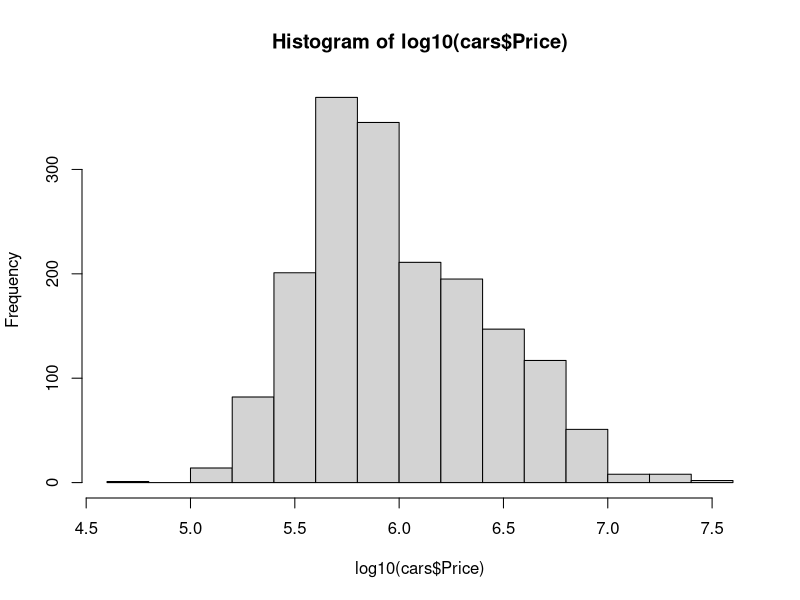

Write the R code that produced this figure.
cars <- na.omit(read.csv("cars.csv", stringsAsFactors = TRUE))
hist(log10(cars$Price))
set.seed(12345)

agg_low_counts <- function(x, min_count = 20, common = "Other") {
  f2 <- reorder(x, x, length, decreasing = TRUE)
  lev <- levels(f2)
  cnt <- table(f2)
  keep <- cnt >= min_count
  
  lab <- c(lev[keep], rep(common, length(lev) - sum(keep)))
  f3 <- factor(f2, levels = lev, labels = lab)
  
  return(f3)
}
